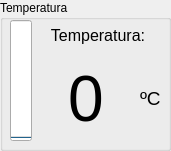
   <widget class="QGroupBox" name="groupBox_2">
    <property name="geometry">
     <rect>
      <x>380</x>
      <y>10</y>
      <width>171</width>
      <height>151</height>
     </rect>
    </property>
    <property name="title">
     <string>Temperatura</string>
    </property>
    <widget class="QWidget" name="layoutWidget">
     <property name="geometry">
      <rect>
       <x>10</x>
       <y>20</y>
       <width>151</width>
       <height>121</height>
      </rect>
     </property>
     <layout class="QHBoxLayout" name="horizontalLayout_6">
      <item>
       <widget class="QProgressBar" name="Temp_Prog">
        <property name="minimum">
         <number>30</number>
        </property>
        <property name="maximum">
         <number>80</number>
        </property>
        <property name="value">
         <number>30</number>
        </property>
        <property name="textVisible">
         <bool>false</bool>
        </property>
        <property name="orientation">
         <enum>Qt::Vertical</enum>
        </property>
        <property name="invertedAppearance">
         <bool>false</bool>
        </property>
       </widget>
      </item>
      <item>
       <layout class="QVBoxLayout" name="verticalLayout_3">
        <property name="sizeConstraint">
         <enum>QLayout::SetFixedSize</enum>
        </property>
        <item>
         <widget class="QLabel" name="Cantidad_Datos">
          <property name="sizePolicy">
           <sizepolicy hsizetype="Fixed" vsizetype="Preferred">
            <horstretch>0</horstretch>
            <verstretch>0</verstretch>
           </sizepolicy>
          </property>
          <property name="maximumSize">
           <size>
            <width>120</width>
            <height>30</height>
           </size>
          </property>
          <property name="font">
           <font>
            <pointsize>12</pointsize>
           </font>
          </property>
          <property name="frameShape">
           <enum>QFrame::NoFrame</enum>
          </property>
          <property name="frameShadow">
           <enum>QFrame::Plain</enum>
          </property>
          <property name="text">
           <string>Temperatura:</string>
          </property>
          <property name="alignment">
           <set>Qt::AlignCenter</set>
          </property>
         </widget>
        </item>
        <item>
         <layout class="QHBoxLayout" name="horizontalLayout_5">
          <item>
           <widget class="QLabel" name="Temp_Hex">
            <property name="font">
             <font>
              <pointsize>48</pointsize>
             </font>
            </property>
            <property name="text">
             <string>0</string>
            </property>
            <property name="alignment">
             <set>Qt::AlignCenter</set>
            </property>
           </widget>
          </item>
          <item>
           <widget class="QLabel" name="label">
            <property name="sizePolicy">
             <sizepolicy hsizetype="Fixed" vsizetype="Preferred">
              <horstretch>0</horstretch>
              <verstretch>0</verstretch>
             </sizepolicy>
            </property>
            <property name="font">
             <font>
              <pointsize>14</pointsize>
             </font>
            </property>
            <property name="text">
             <string>ºC</string>
            </property>
           </widget>
          </item>
         </layout>
        </item>
       </layout>
      </item>
     </layout>
    </widget>
   </widget>
